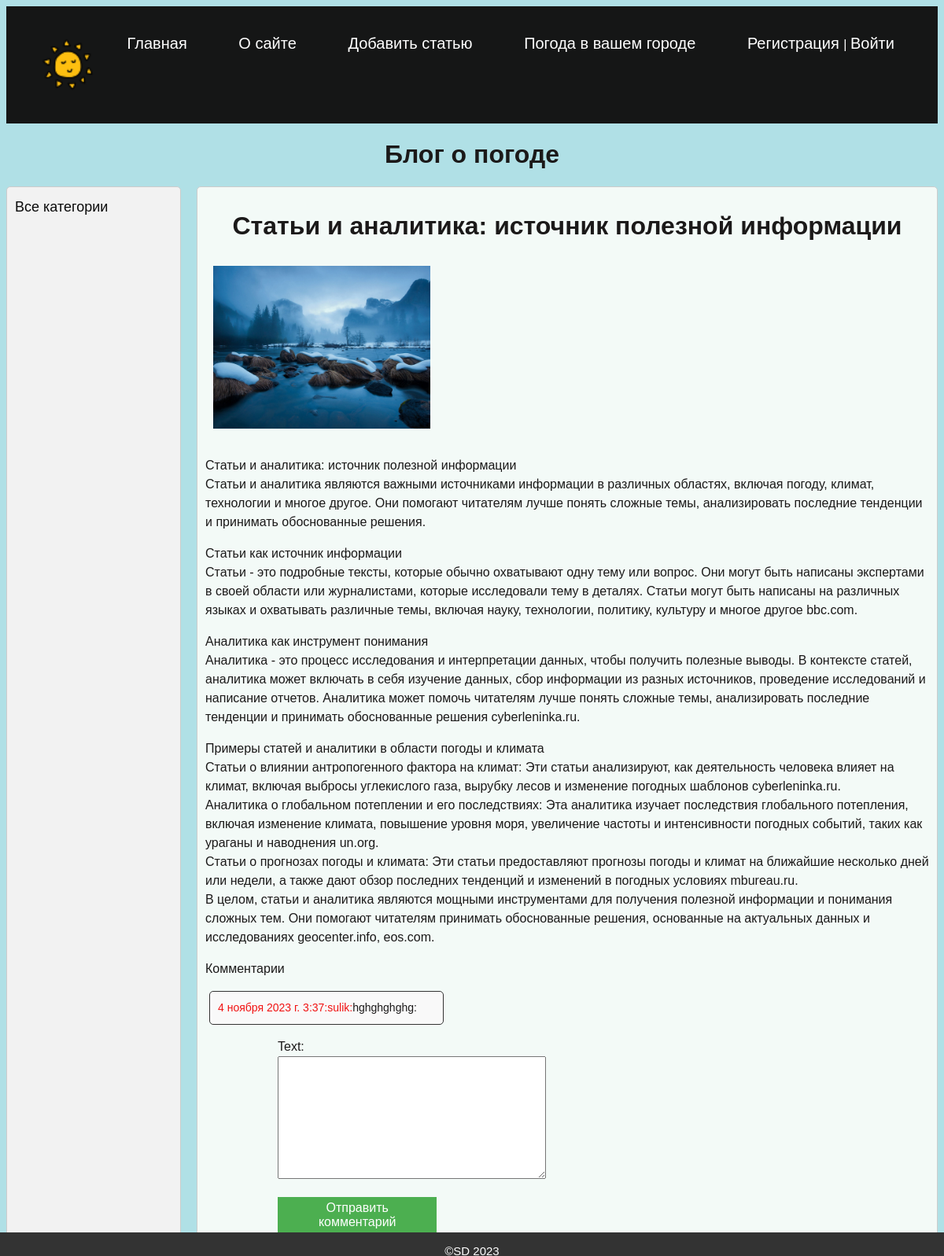
Before: /post/mnb/ with the older database file.
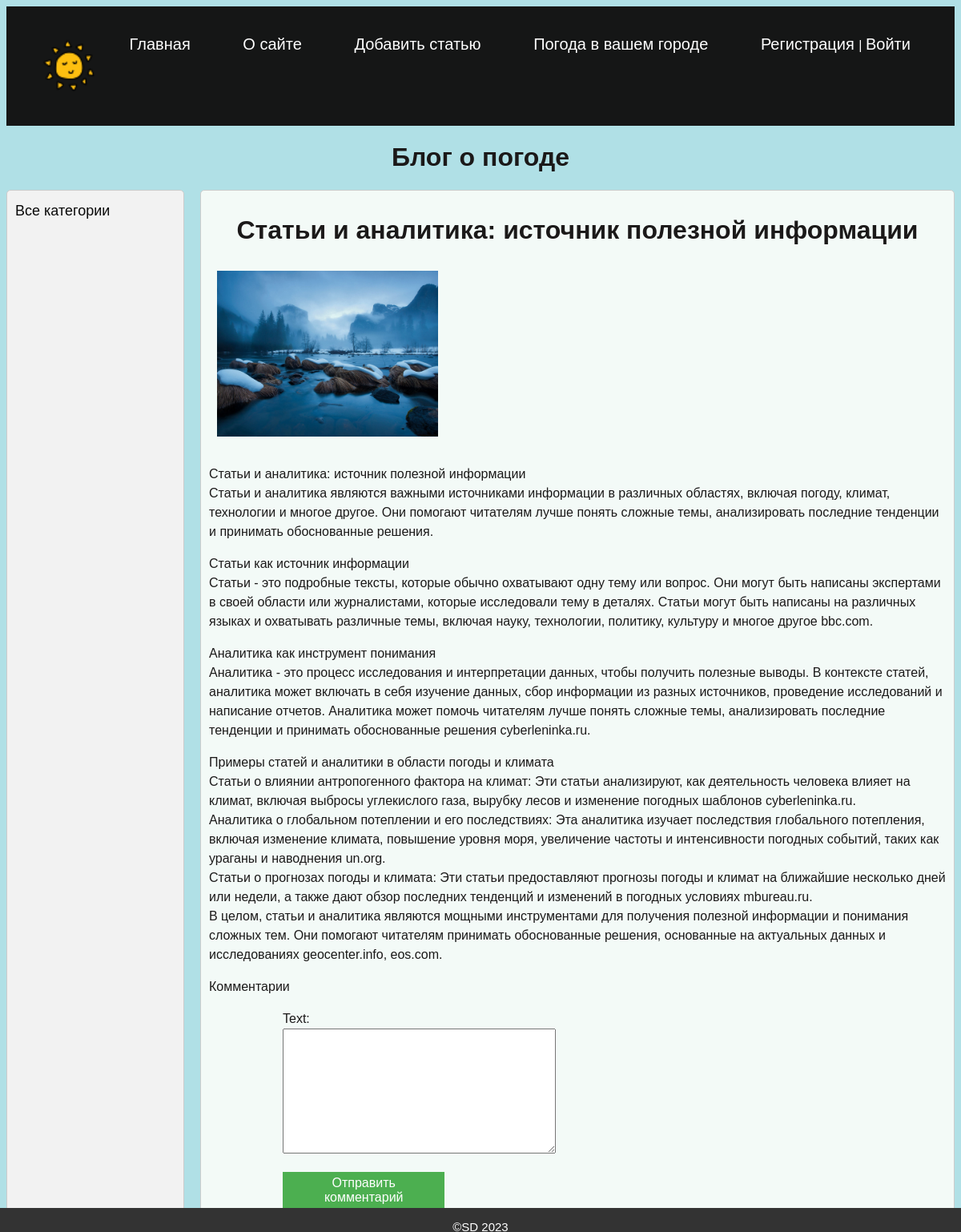
After: the same page with the newer database file.
### blog/models.py (models this page shows, shortened)
class Comment(models.Model):
    user = models.ForeignKey(User, on_delete=models.SET_NULL, null=True)
    post = models.ForeignKey(Blog, on_delete=models.CASCADE)
    text = models.TextField()
    created_at = models.DateTimeField(auto_now_add=True)

### blog/views.py (the view, shortened to what this page needs)
# urls.py: path('post/<str:post_slug>/', views.ShowPostView.as_view(), name='post'),
class ShowPostView(View):
    def get(self, request, post_slug):
        post = get_object_or_404(Blog, slug=post_slug)
        comments = Comment.objects.filter(post=post)
        form = CommentForm()
        context = {
            'post': post,
            'comments': comments,
            'form': form,
            'menu': get_user_context()['menu'],
            'title': post.title,
            'cat_selected': 1,
        }
        return render(request, 'blog/post.html', context=context)

### blog/forms.py
class CommentForm(forms.ModelForm):
       class Meta:
           model = Comment
           fields = ('text',)

### blog/utils.py (called while the page is built)
def get_user_context():
    return {
        'menu': [
            {'title': "Главная", 'url_name': 'home'},
            {'title': "О сайте", 'url_name': 'about'},
            {'title': "Добавить статью", 'url_name': 'add_page'},
            {'title': "Погода в вашем городе", 'url_name': 'weather'},
        ]
    }

### blog/templates/blog/post.html (shortened to what this page needs)
{% extends 'blog/base.html' %}
{% block content %}
<h1>{{post.title}}</h1>
{% if post.photo %}
<p><img class="img-article-left" src="{{post.photo.url}}"></p>
{% endif %}
{{post.content|linebreaks}}
<p>Комментарии</p>
{% for comment in comments %}
        <p class="comment"><span class="username">{{ comment.created_at }}:{{ comment.user.username }}:</span>{{ comment.text }}: </p>
{% endfor %}
<form class="comment-form" method="post">
    {{ form.as_p }}
    <button type="submit">Отправить комментарий</button>
</form>
{% endblock %}

Changed rows visible on the page:
removed Comment: created_at "4 ноября 2023 г. 3:37", user.username "sulik", text "hghghghghg"
